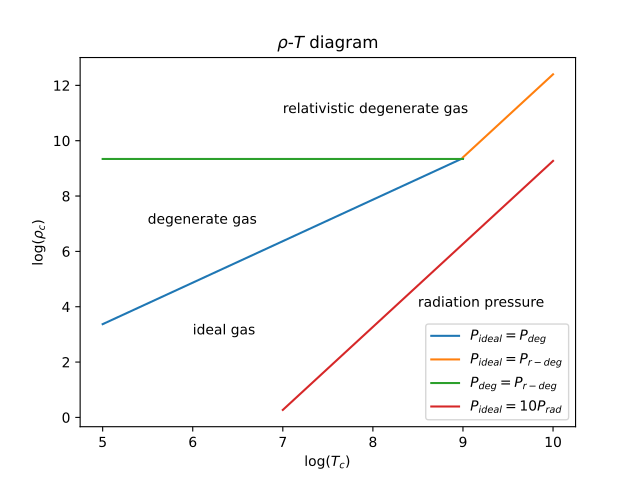

The Python source for this figure:
#!/usr/pkg/bin/python3.9

#
# Time-stamp: <2022/05/17 01:13:37 (CST) daisuke>
#

# importing numpy module
import numpy

# importing matplotlib module
import matplotlib.figure
import matplotlib.backends.backend_agg

# output file name
file_eps = 'rho_T_state.eps'
file_png = 'rho_T_state.png'
file_pdf = 'rho_T_state.pdf'
file_ps  = 'rho_T_state.ps'

# number of data points
n = 1000

# border of ideal gas and degenerate gas
ideal_deg_logx = numpy.linspace (5.0, 9.0, n)
ideal_deg_logy = 1.5 * ideal_deg_logx - 4.13

# border of ideal gas and relativistic degenerate gas
ideal_rdeg_logx = numpy.linspace (9.0, 10.0, n)
ideal_rdeg_logy = 3.0 * ideal_rdeg_logx - 17.60

# border of degenerate gas and relativistic degenerate gas
deg_rdeg_logx = numpy.linspace (5.0, 9.0, n)
deg_rdeg_logy = numpy.array ([9.34] * n)

# border of ideal gas and radiation
ideal_rad_logx = numpy.linspace (7.0, 10.0, n)
ideal_rad_logy = 3.0 * ideal_rad_logx - 20.73

# making objects "fig" and "ax"
fig = matplotlib.figure.Figure ()
matplotlib.backends.backend_agg.FigureCanvasAgg (fig)
ax = fig.add_subplot (111)

# axes
ax.set_xlabel (r"$\log (T_c)$")
ax.set_ylabel (r"$\log (\rho_c)$")

# plotting data
ax.plot (ideal_deg_logx, ideal_deg_logy, '-', label=r"$P_{ideal}=P_{deg}$")
ax.plot (ideal_rdeg_logx, ideal_rdeg_logy, '-', label=r"$P_{ideal}=P_{r-deg}$")
ax.plot (deg_rdeg_logx, deg_rdeg_logy, '-', label=r"$P_{deg}=P_{r-deg}$")
ax.plot (ideal_rad_logx, ideal_rad_logy, '-', label=r"$P_{ideal}=10 P_{rad}$")
ax.text (6.0, 3.0, "ideal gas")
ax.text (5.5, 7.0, "degenerate gas")
ax.text (7.0, 11.0, "relativistic degenerate gas")
ax.text (8.5, 4.0, "radiation pressure")
ax.set_title (r"$\rho$-$T$ diagram")
ax.legend ()

# saving file
fig.savefig (file_eps, dpi=450)
fig.savefig (file_pdf, dpi=450)
fig.savefig (file_png, dpi=450)
fig.savefig (file_ps, dpi=450)
